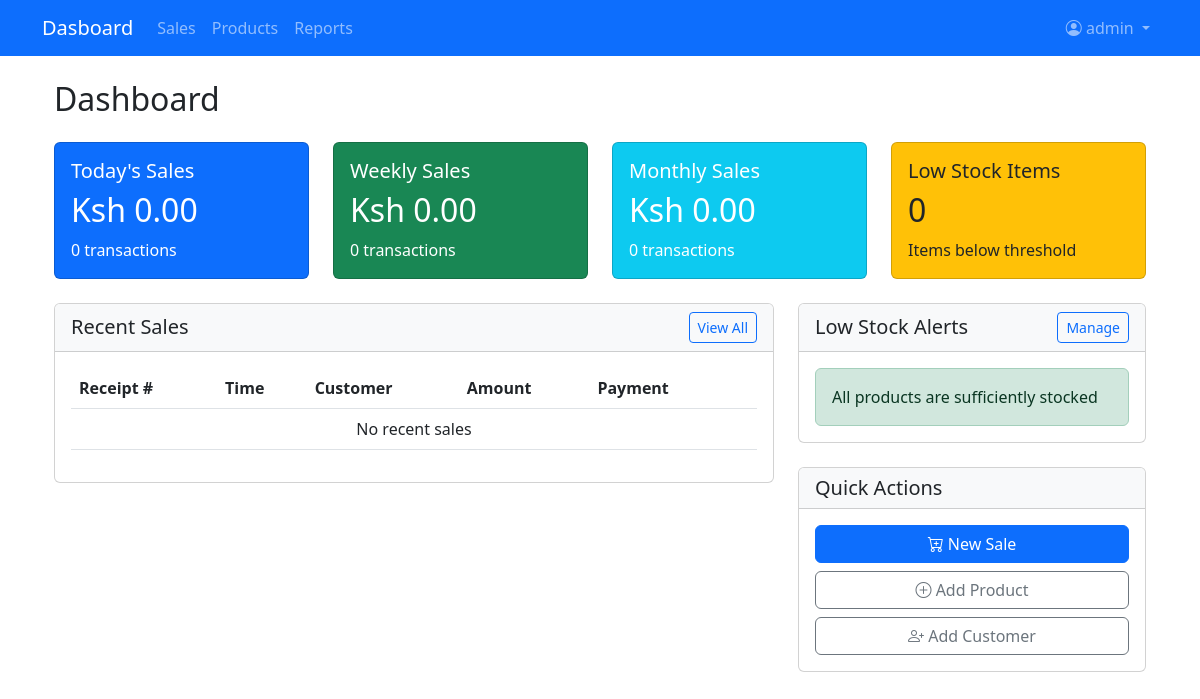
The app's page / (signed in), older data.
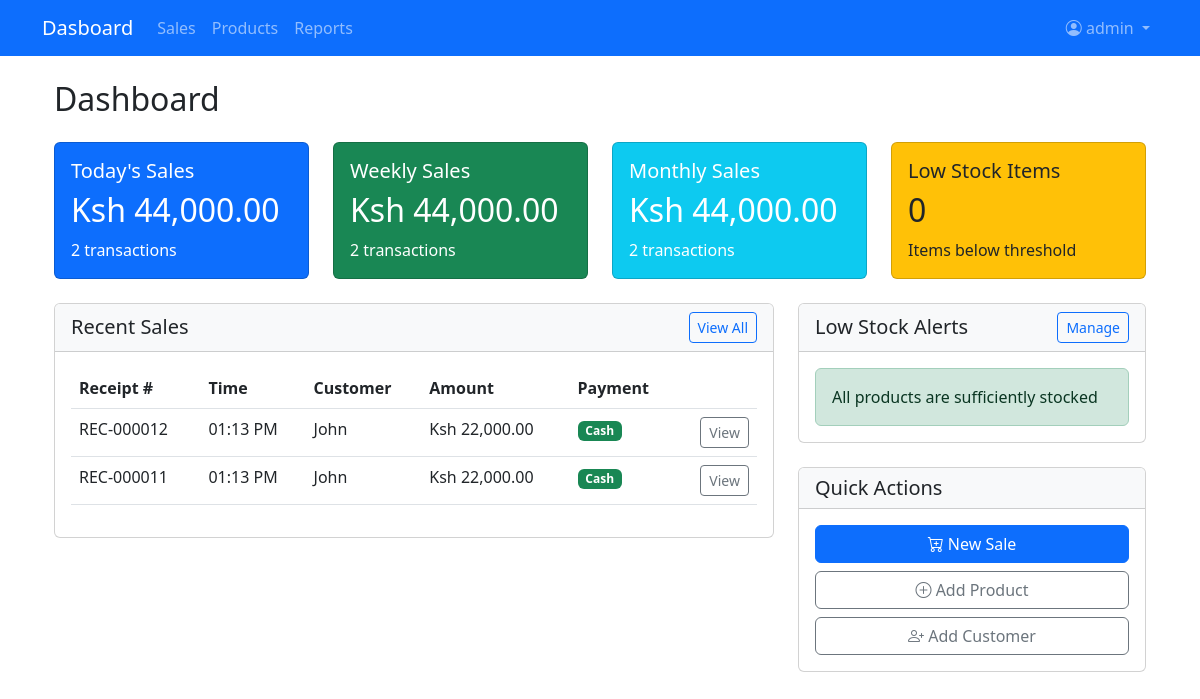
The same page, newer data.
### main/models.py (models this page shows, shortened)
class Sale(models.Model):
    PAYMENT_METHODS = [
        ('cash', 'Cash'),
        ('card', 'Credit Card'),
        ('mobile', 'Mobile Payment'),
    ]
    cashier = models.ForeignKey(User, on_delete=models.PROTECT)
    customer = models.ForeignKey(Customer, on_delete=models.SET_NULL, null=True, blank=True)
    created_at = models.DateTimeField(auto_now_add=True, blank=True)
    payment_method = models.CharField(max_length=10, choices=PAYMENT_METHODS)
    subtotal = models.DecimalField(max_digits=10, decimal_places=2, default=0)
    tax = models.DecimalField(max_digits=10, decimal_places=2, default=0)
    discount = models.DecimalField(max_digits=10, decimal_places=2, default=0)
    total = models.DecimalField(max_digits=10, decimal_places=2, default=0)
    amount_paid = models.DecimalField(max_digits=10, decimal_places=2, default=0)
    change = models.DecimalField(max_digits=10, decimal_places=2, default=0)
    completed = models.BooleanField(default=False)

class Receipt(models.Model):
    sale = models.OneToOneField(Sale, on_delete=models.CASCADE)
    receipt_number = models.CharField(max_length=20, unique=True)
    printed = models.BooleanField(default=False)
    created_at = models.DateTimeField(auto_now_add=True, blank=True)

class Customer(models.Model):
    name = models.CharField(max_length=200)
    phone = models.CharField(max_length=20, blank=True)
    email = models.EmailField(blank=True)
    address = models.TextField(blank=True)

### main/views.py (the view)
# urls.py: path('', views.dashboard, name='dashboard'),
@login_required
@login_required
def dashboard(request):
    today = timezone.now().date()
    week_ago = today - timedelta(days=7)
    month_ago = today - timedelta(days=30)
    today_sales = Sale.objects.filter(created_at__date=today, completed=True).aggregate(
        total=Sum('total'), count=Count('id'))
    weekly_sales = Sale.objects.filter(created_at__date__gte=week_ago, completed=True).aggregate(
        total=Sum('total'), count=Count('id'))
    monthly_sales = Sale.objects.filter(created_at__date__gte=month_ago, completed=True).aggregate(
        total=Sum('total'), count=Count('id'))
    low_stock_products = Product.objects.filter(stock__lt=5).order_by('stock')[:5]
    low_stock_count = low_stock_products.count()
    recent_sales = Sale.objects.filter(completed=True).select_related('customer', 'cashier', 'receipt').order_by('-created_at')[:10]
    context = {
        'today_sales': today_sales.get('total') or Decimal('0.00'),
        'today_transactions': today_sales.get('count') or 0,
        'weekly_sales': weekly_sales.get('total') or Decimal('0.00'),
        'weekly_transactions': weekly_sales.get('count') or 0,
        'monthly_sales': monthly_sales.get('total') or Decimal('0.00'),
        'monthly_transactions': monthly_sales.get('count') or 0,
        'recent_sales': recent_sales,
        'low_stock': low_stock_products,
        'low_stock_count': low_stock_count,
    }
    return render(request, 'pos/dashboard.html', context)

### main/templates/pos/dashboard.html (shortened to what this page needs)
{% extends 'base.html' %}
{% load humanize %}
{% block content %}
<div class="container-fluid">
    <h2 class="mb-4">Dashboard</h2>
    <div class="row mb-4">
        <div class="col-md-3">
            <div class="card bg-primary text-white">
                <div class="card-body">
                    <h5 class="card-title">Today's Sales</h5>
                    <h2 class="card-text">Ksh {{ today_sales|floatformat:2|intcomma }}</h2>
                    <p class="card-text">{{ today_transactions }} transactions</p>
                </div>
            </div>
        </div>
        <div class="col-md-3">
            <div class="card bg-success text-white">
                <div class="card-body">
                    <h5 class="card-title">Weekly Sales</h5>
                    <h2 class="card-text">Ksh {{ weekly_sales|floatformat:2|intcomma }}</h2>
                    <p class="card-text">{{ weekly_transactions }} transactions</p>
                </div>
            </div>
        </div>
        <div class="col-md-3">
            <div class="card bg-info text-white">
                <div class="card-body">
                    <h5 class="card-title">Monthly Sales</h5>
                    <h2 class="card-text">Ksh {{ monthly_sales|floatformat:2|intcomma }}</h2>
                    <p class="card-text">{{ monthly_transactions }} transactions</p>
                </div>
            </div>
        </div>
        <div class="col-md-3">
            <div class="card bg-warning text-dark">
                <div class="card-body">
                    <h5 class="card-title">Low Stock Items</h5>
                    <h2 class="card-text">{{ low_stock_count }}</h2>
                    <p class="card-text">Items below threshold</p>
                </div>
            </div>
        </div>
    </div>
    <div class="row">
        <div class="col-md-8">
            <div class="card mb-4">
                <div class="card-header bg-light">
                    <div class="d-flex justify-content-between align-items-center">
                        <h5 class="mb-0">Recent Sales</h5>
                        <a href="{% url 'sales_report' %}" class="btn btn-sm btn-outline-primary">View All</a>
                    </div>
                </div>
                <div class="card-body">
                    <div class="table-responsive">
                        <table class="table table-hover">
                            <thead>
                                <tr>
                                    <th>Receipt #</th>
                                    <th>Time</th>
                                    <th>Customer</th>
                                    <th>Amount</th>
                                    <th>Payment</th>
                                    <th></th>
                                </tr>
                            </thead>
                            <tbody>
                                {% for sale in recent_sales %}
                                <tr>
                                    <td>{{ sale.receipt.receipt_number|default:sale.id }}</td>
                                    <td>{{ sale.created_at|time:"h:i A" }}</td>
                                    <td>{{ sale.customer.name|default:"Walk-in" }}</td>
                                    <td>Ksh {{ sale.total|floatformat:2|intcomma }}</td>
                                    <td>
                                        <span class="badge
                                            {% if sale.payment_method == 'cash' %}bg-success
                                            {% elif sale.payment_method == 'card' %}bg-primary
                                            {% elif sale.payment_method == 'mobile' %}bg-info{% endif %}">
                                            {{ sale.get_payment_method_display }}
                                        </span>
                                    </td>
                                    <td class="text-end">
                                        <a href="{% url 'receipt' sale.id %}" class="btn btn-sm btn-outline-secondary">
                                            View
                                        </a>
                                    </td>
                                </tr>
                                {% empty %}
                                <tr>
                                    <td colspan="6" class="text-center">No recent sales</td>
                                </tr>
                                {% endfor %}
                            </tbody>
                        </table>
                    </div>
                </div>
            </div>
        </div>
        <div class="col-md-4">
            <div class="card">
                <div class="card-header bg-light">
                    <div class="d-flex justify-content-between align-items-center">
                        <h5 class="mb-0">Low Stock Alerts</h5>
                        <a href="{% url 'product_list' %}" class="btn btn-sm btn-outline-primary">Manage</a>
                    </div>
                </div>
                <div class="card-body">
                    <div class="list-group">
                        {% for product in low_stock %}
                        <a href="{% url 'product_detail' product.id %}" class="list-group-item list-group-item-action">
                            <div class="d-flex w-100 justify-content-between">
                                <h6 class="mb-1">{{ product.name }}</h6>
                                <small class="text-danger">{{ product.stock }} left</small>
                            </div>
                            <small class="text-muted">Barcode: {{ product.barcode }}</small>
                        </a>
                        {% empty %}
                        <div class="alert alert-success mb-0">
                            All products are sufficiently stocked
                        </div>
                        {% endfor %}
                    </div>
                </div>
            </div>
            <div class="card mt-4">
                <div class="card-header bg-light">
                    <h5 class="mb-0">Quick Actions</h5>
                </div>
                <div class="card-body">
                    <div class="d-grid gap-2">
                        <a href="{% url 'pos' %}" class="btn btn-primary">
                            <i class="bi bi-cart-plus"></i> New Sale
                        </a>
                        <a href="{% url 'add_product' %}" class="btn btn-outline-secondary">
                            <i class="bi bi-plus-circle"></i> Add Product
                        </a>
                        <a href="{% url 'add_customer' %}" class="btn btn-outline-secondary">
                            <i class="bi bi-person-plus"></i> Add Customer
                        </a>
                    </div>
                </div>
            </div>
        </div>
    </div>
</div>
{% endblock %}

### main/templates/base.html (shortened to what this page needs)
<!DOCTYPE html>
<html lang="en">
<head>
    <link href="https://cdn.jsdelivr.net/npm/bootstrap@5.3.0/dist/css/bootstrap.min.css" rel="stylesheet">
    <link rel="stylesheet" href="https://cdn.jsdelivr.net/npm/bootstrap-icons@1.10.0/font/bootstrap-icons.css">
</head>
<body>
    <nav class="navbar navbar-expand-lg navbar-dark bg-primary mb-4">
        <div class="container">
            <a class="navbar-brand" href="{% url 'dashboard' %}">Dasboard</a>
            <div class="collapse navbar-collapse" id="navbarNav">
                <ul class="navbar-nav me-auto">
                    {% if user.is_authenticated %}
                        <li class="nav-item">
                            <a class="nav-link" href="{% url 'pos' %}">Sales</a>
                        </li>
                        <li class="nav-item">
                            <a class="nav-link" href="{% url 'product_list' %}">Products</a>
                        </li>
                        <li class="nav-item">
                            <a class="nav-link" href="{% url 'sales_report' %}">Reports</a>
                        </li>
                    {% endif %}
                </ul>
                <ul class="navbar-nav">
                    {% if user.is_authenticated %}
                        <li class="nav-item dropdown">
                            <a class="nav-link dropdown-toggle" href="#" role="button" data-bs-toggle="dropdown">
                                <i class="bi bi-person-circle"></i> {{ user.username }}
                            </a>
                        </li>
                    {% endif %}
                </ul>
            </div>
        </div>
    </nav>
    <div class="container">
        {% block content %}{% endblock %}
    </div>
</body>
</html>

Row changes from the older to the newer data that the page shows:
added Sale: receipt.receipt_number "REC-000012", created_at "01:13 PM", customer.name "John", total "22,000.00", payment_method "Cash"
added Sale: receipt.receipt_number "REC-000011", created_at "01:13 PM", customer.name "John", total "22,000.00", payment_method "Cash"
Text that changed along with them:
{{ today_sales|floatformat:2|intcomma }}: "0.00" → "44,000.00"
{{ today_transactions }}: "0" → "2"
{{ weekly_sales|floatformat:2|intcomma }}: "0.00" → "44,000.00"
{{ weekly_transactions }}: "0" → "2"
{{ monthly_sales|floatformat:2|intcomma }}: "0.00" → "44,000.00"
{{ monthly_transactions }}: "0" → "2"
text no longer shown: "No recent sales"
